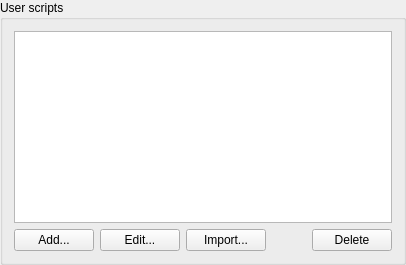
        <widget class="QGroupBox" name="groupBoxUserscripts">
         <property name="title">
          <string>User scripts</string>
         </property>
         <layout class="QVBoxLayout" name="verticalLayout_41">
          <item>
           <widget class="QListWidget" name="listUserScripts"/>
          </item>
          <item>
           <layout class="QHBoxLayout" name="horizontalLayout_33">
            <item>
             <widget class="QPushButton" name="buttonUserScriptAdd">
              <property name="text">
               <string>Add...</string>
              </property>
             </widget>
            </item>
            <item>
             <widget class="QPushButton" name="buttonUserScriptEdit">
              <property name="text">
               <string>Edit...</string>
              </property>
             </widget>
            </item>
            <item>
             <widget class="QPushButton" name="buttonUserScriptImport">
              <property name="text">
               <string>Import...</string>
              </property>
             </widget>
            </item>
            <item>
             <spacer name="horizontalSpacer_9">
              <property name="orientation">
               <enum>Qt::Horizontal</enum>
              </property>
              <property name="sizeHint" stdset="0">
               <size>
                <width>40</width>
                <height>20</height>
               </size>
              </property>
             </spacer>
            </item>
            <item>
             <widget class="QPushButton" name="buttonUserScriptDelete">
              <property name="text">
               <string>Delete</string>
              </property>
             </widget>
            </item>
           </layout>
          </item>
         </layout>
        </widget>
